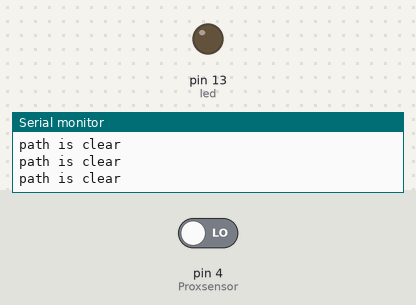
Bench run of a sketch on a simulated Arduino Uno, built with avr-gcc and run on an emulated ATmega328P. On the bench: output pins drawn as LEDs (lit = HIGH), the last lines printed to the serial monitor. Inputs (shaded band) come from the test bench; at power-on: pin 4 (Proxsensor) LOW.

Above: at 2.8 s.
2.9 s: pin 4 (Proxsensor) driven HIGH
At 3.7 s:
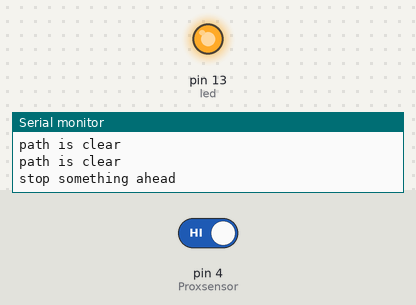
4.5 s: pin 4 (Proxsensor) driven LOW
At 5.3 s:
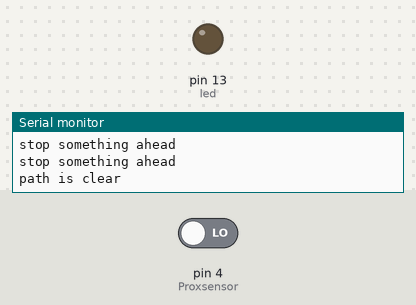
Timing chart, 0 to 7.5 s (numbered marks = the images above; inputs shaded):
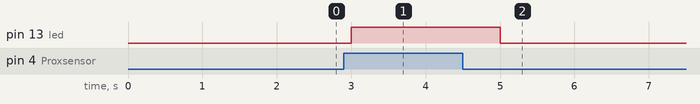

The sketch:

ece279pr.ino
```cpp
const int Proxsensor=4;
const int led=13;

void setup()
{
pinMode(led,OUTPUT);
pinMode(Proxsensor,INPUT);
Serial.begin(9600);
}

void loop()
 {
if (digitalRead(Proxsensor)==HIGH)
    {digitalWrite(led,HIGH);
    Serial.println("stop something ahead");
    }
else
{
  digitalWrite(led,LOW);
  Serial.println("path is clear");
  }
  delay(1000);
}
```

Measured:
- after the input at 2.9 s, pin 13 (led): LOW → HIGH after 0.10 s
- after the input at 4.5 s, pin 13 (led): HIGH → LOW after 0.50 s
